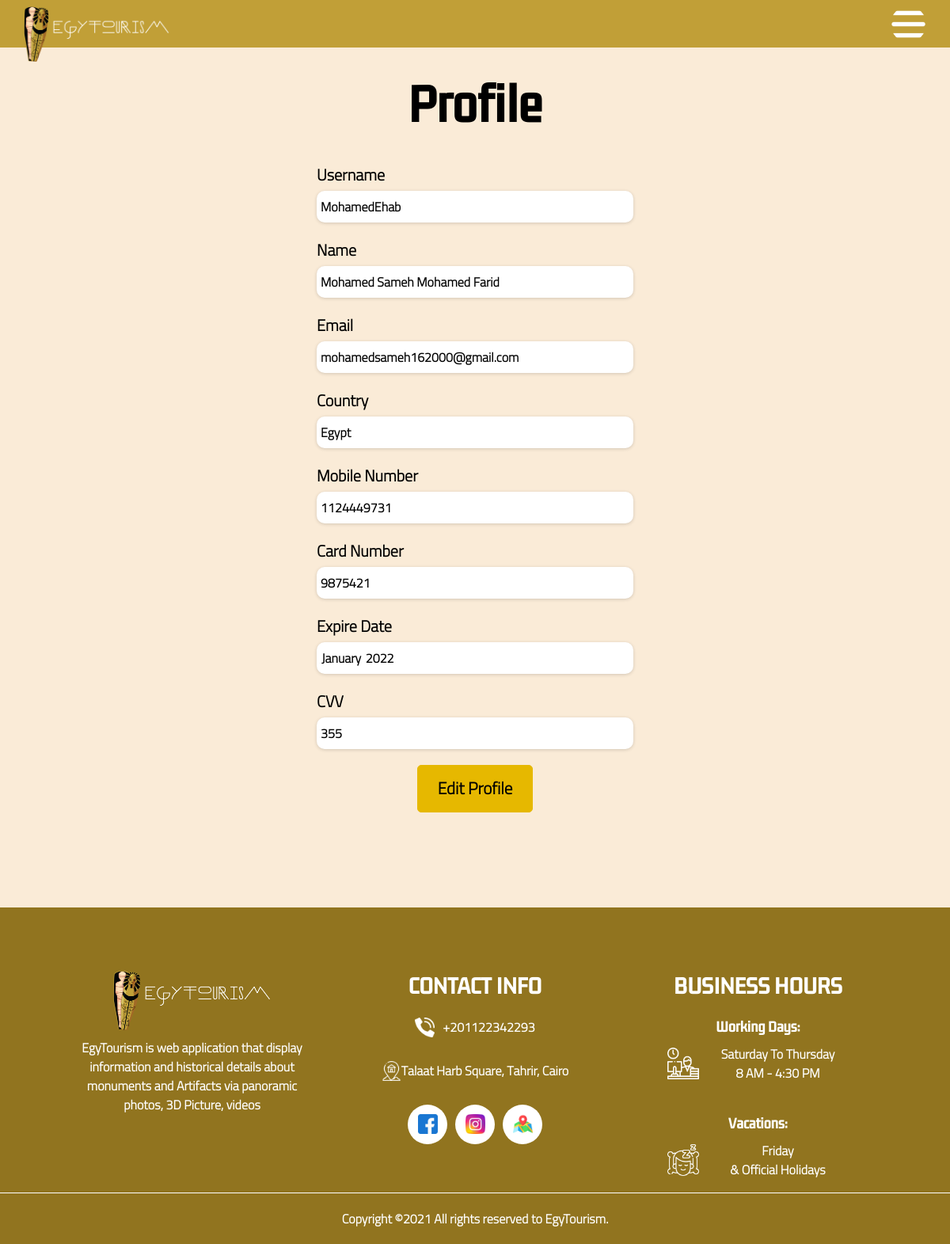
The page /profile.php?username=MohamedEhab on the database its author committed.
### tables this page shows
CREATE TABLE `register` (
  `userid` int(10) NOT NULL,
  `fullName` varchar(255) NOT NULL,
  `userName` varchar(255) NOT NULL,
  `email` varchar(255) NOT NULL,
  `password` varchar(255) NOT NULL,
  `country` varchar(255) NOT NULL,
  `mobile` int(30) NOT NULL,
  `cardno` int(30) NOT NULL,
  `exp` varchar(200) NOT NULL,
  `cvv` int(10) NOT NULL,
  `gender` varchar(7) NOT NULL,
  `subscription` varchar(255) NOT NULL
);

### profile.php (the view, shortened to what this page needs)
<?php
require('database.php');
$unname = $_GET['username'];
$proquery = "SELECT * FROM `register` WHERE `userName` = '$unname' ";
$dopro = mysqli_query($mysqli,$proquery);
$profd = mysqli_fetch_array($dopro);
?>
<!DOCTYPE html>
<html lang="en">
<head>
    <link rel="stylesheet" href="css/nav.css">
    <link rel="stylesheet" href="css/profile.css">
    <link rel="stylesheet" href="css/fonts.css">
</head>
<body>
<?php
    include('nav.php') ;?>
    <section class="main-profile">
        <h1 class="sec-title">Profile</h1>
        <div class="profile">
            <div class="profile-data">
                <form action="">
                    <div class="from-part">
                        <label for="">Username</label>
                        <input type="text" name="" id="" readonly value="<?php echo $profd['userName'] ?>">
                    </div>
                    <div class="from-part">
                        <label for="">Name</label>
                        <input type="text" name="" id="" readonly value="<?php echo $profd['fullName'] ?>">
                    </div>
                    <div class="from-part">
                        <label for="">Email</label>
                        <input type="email" name="" id="" readonly value="<?php echo $profd['email'] ?>">
                    </div>
                    <div class="from-part">
                        <label for="">Country</label>
                        <input type="text" name="" id="" readonly value="<?php echo $profd['country'] ?>">
                    </div>
                    <div class="from-part">
                        <label for="">Mobile Number</label>
                        <input type="number" name="" id="" readonly value="<?php echo $profd['mobile'] ?>">
                    </div>
                    <div class="from-part">
                        <label for="">Card Number</label>
                        <input type="number" name="" id="" readonly value="<?php echo $profd['cardno'] ?>">
                    </div>
                    <div class="from-part">
                        <label for="">Expire Date</label>
                        <input type="month" name="" id="" readonly value="<?php echo $profd['exp'] ?>">
                    </div>
                    <div class="from-part">
                        <label for="">CVV</label>
                        <input type="tel"  maxlength="3" name="cvv" id="cvv" min="0" max="999" readonly value="<?php echo $profd['cvv'] ?>" >
                    </div>
                        <a href="editprofile.php?username=<?php echo $unname ?>"> Edit Profile</a>
                </form>
            </div>
        </div>
    </section>
    <?php include('footer.php') ?>
</body>
</html>

### css/nav.css (style rules this page uses)
p, a, label, input, span { font-size: 16px; font-family: 'Cairo', sans-serif; line-height: 1.5; font-weight: 600; }
h1, h2, h3, h4, h5, h6 { font-family: 'Kdam Thmor Pro', sans-serif; }
* { padding: 0px; margin: 0px; box-sizing: border-box; scrollbar-color: transparent #c19f37; }

### css/profile.css (style rules this page uses)
* { padding: 0; margin: 0; box-sizing: border-box; }
.main-profile, .profile-data, .update { display: flex; justify-content: center; align-items: center; flex-direction: column; flex-wrap: wrap; }
.profile { display: flex; justify-content: center; align-items: flex-start; flex-wrap: wrap; }
.main-profile { width: 100%; height: auto; padding: 90px 0 50px 0; display: flex; justify-content: center; align-items: center; background-color: antiquewhite; }
.profile { width: 80%; height: auto; padding: 10px 0 50px 0; display: flex; flex-direction: column; justify-content: center; align-items: center; }
.profile-data { height: auto; width: 70%; display: flex; justify-content: center; align-items: center; }
.profile-data form { width: 100%; height: auto; display: flex; flex-direction: column; justify-content: center; align-items: center; }
form label { font-size: 20px; display: block; font-weight: 900; margin:20px 0 5px 0; }
form input[type="text"], form input[type="email"], form input[type="password"], form input[type="number"], form input[type="month"], form input[type="tel"] { width: auto; min-width: 400px; height: 40px; border-radius: 10px; border: none; box-shadow: rgba(0, 0, 0, 0.16) 0px 1px 4px; padding: 5px; }
input[type="submit"], form a { background-color: #e6b800; padding: 13px 25px; width: auto; font-size: 21px; transition: 0.5s; border-radius: 5px; color: black; display: flex; justify-content: center; align-items: center; margin: 20px auto; border: 1px solid #e6b800; cursor: pointer; text-decoration: none; }
.sec-title { font-size: 56px; font-weight: 800; }
input[type=number] { -webkit-appearance: none; }
input[type=number] { -moz-appearance: textfield; }

### profile.php (style rules this page uses)
form input { pointer-events: none; }

### rows shown on the page
register: userName "MohamedEhab", fullName "Mohamed Sameh Mohamed Farid", email "mohamedsameh162000@gmail.com", country "Egypt", mobile "1124449731", cardno "9875421", exp "2022-01", cvv "355"
